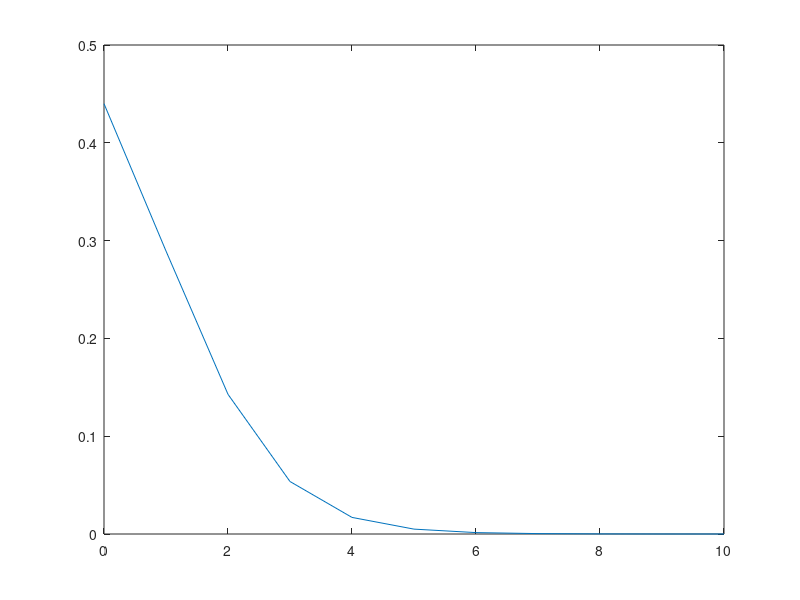
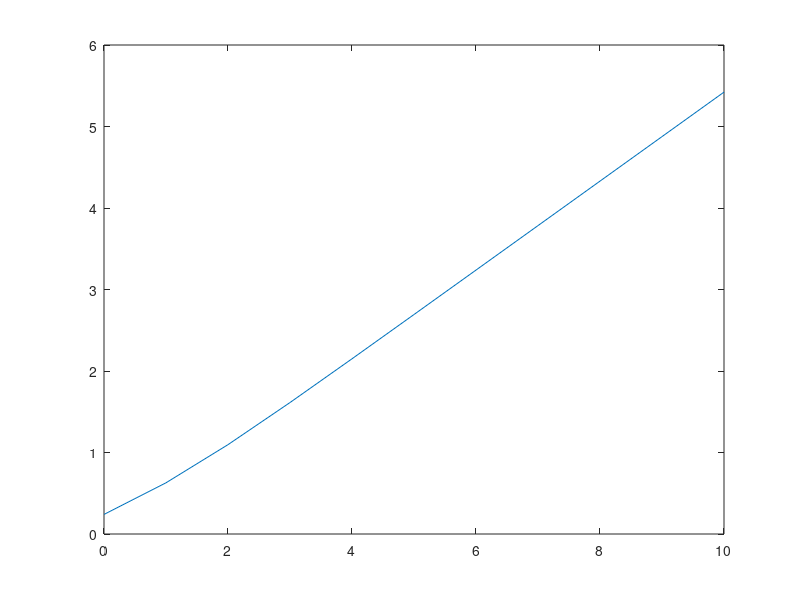

Reproduce these figures in MATLAB, in order.
format long
k1=1.26   				%rate constant of pG --> pB
k2=1.78  				%rate constant of pB--> pG
Conc = 0.0000750			%Concentration of sample (in Moles/Litre)
E=45500				%Extinction Coefficient
Acm = Conc*E 			%Absorbance per centimeter of the sample
Amm=Acm/10			%Absorbance per millimeter of the sample
mm=16					%absorbing pathlength in mm
numberofIterations=10		%number of points
axisX = [0:numberofIterations]'	%for plotting
pG=.56           	%pG concentration in Rel. absorbance units %determined by the rate constants spec.
pB=.44	%pB concentration in Rel. absorbance units %determined by the rate constants spec.
depth = mm/numberofIterations	%depth per iteration.  (the length of one iteration.)
depth1 = depth			%1st depth
depthDec = Amm/(numberofIterations/mm)	%Abs. decrease in the depth per %iteration
K=k1/k2				%Equilibrium rate constant
n=1
m=0

pB1 = [1:numberofIterations]		%Store pB values
pB1=pB1'
pB1(1,1)=pB				%first value
pG1 = [1:numberofIterations]		%Store pG values
pG1=pG1'
pG1(1,1)=pG				%first value
Adecrease = [1:numberofIterations]	%Store Abs. Decrease values.
Adecrease = Adecrease'
pG1(n,1) = .44				%starting relative concentration pG.
Adecrease(n,1) = pG1(n,1)*depthDec	%Abs. Per iteration 
while depth1<mm			%recursive calculation.
I = 10^(-Adecrease(n,1))	%Intensity Decrease.
k = I*K			%new eq. constant
n=n+1				
m=m+1
depth1 = depth + depth1	%New depth
pG1(n,1) = 1/(1+k);		%pG conc.
pB1(n,1) = 1-pG1(n,1);	%pB conc.
Adecrease(n,1) = Adecrease(m,1) + pG1(n,1)*depthDec;	%New Abs. per %iteration
end
plot (axisX, pB1)  %plot of concentration vs. depth
figure
plot (axisX, Adecrease) %plot of intensity vs. depth
